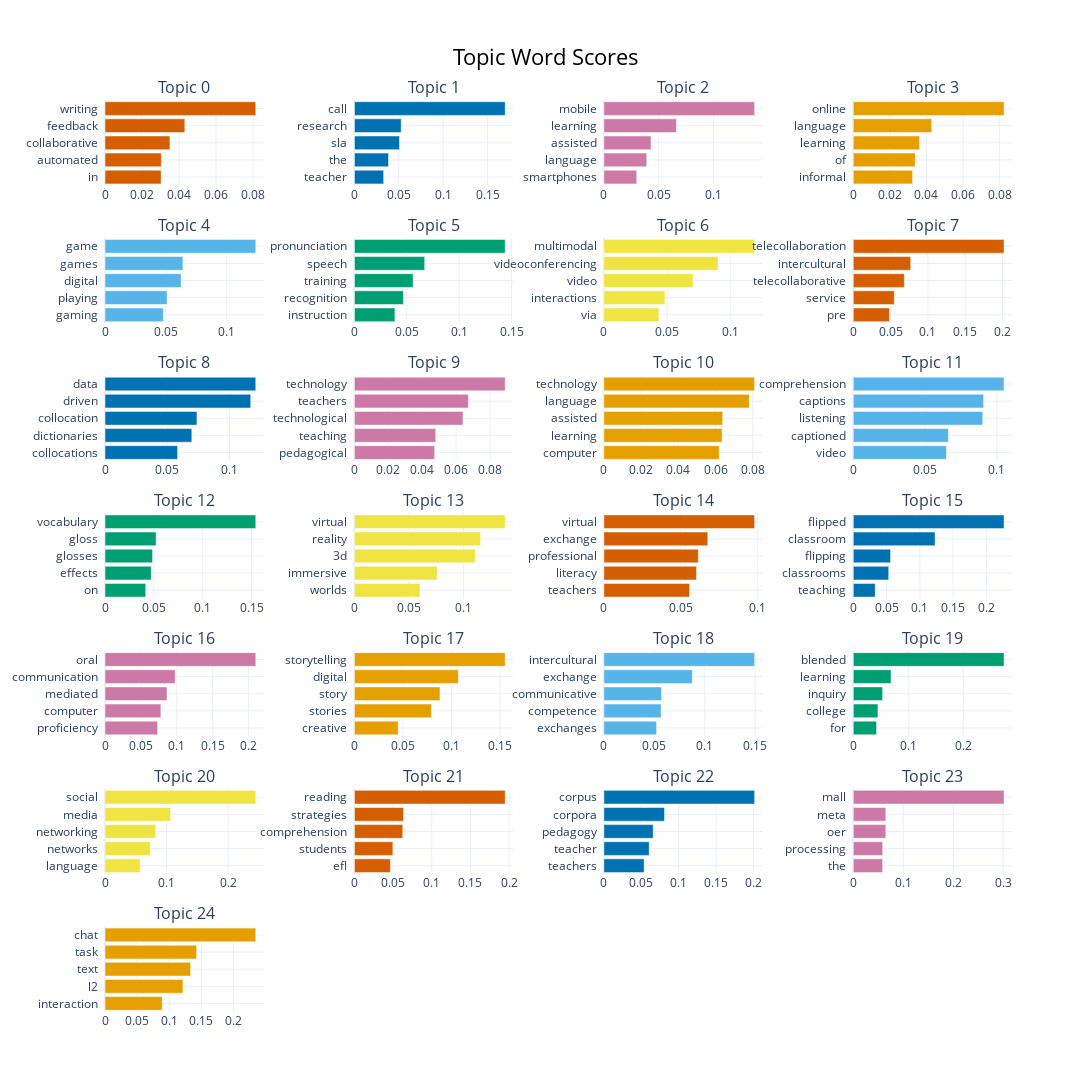

The notebook cell saved with this chart:
### Code cell
topics_to_include = list(range(0, 25))
model.visualize_barchart(topics= topics_to_include, width=300)

### Figure 1 — Plotly figure (JSON) as saved in the notebook; plotly's stock layout.template omitted (floating-point values rounded to 4 significant figures)
{"data": [{"marker": {"color": "#D55E00"}, "orientation": "h", "type": "bar", "x": [0.03033, 0.03041, 0.03508, 0.04312, 0.08146], "xaxis": "x", "y": ["in  ", "automated  ", "collaborative  ", "feedback  ", "writing  "], "yaxis": "y"}, {"marker": {"color": "#0072B2"}, "orientation": "h", "type": "bar", "x": [0.03294, 0.03837, 0.05078, 0.05271, 0.1699], "xaxis": "x2", "y": ["teacher  ", "the  ", "sla  ", "research  ", "call  "], "yaxis": "y2"}, {"marker": {"color": "#CC79A7"}, "orientation": "h", "type": "bar", "x": [0.02997, 0.03912, 0.04306, 0.06621, 0.1376], "xaxis": "x3", "y": ["smartphones  ", "language  ", "assisted  ", "learning  ", "mobile  "], "yaxis": "y3"}, {"marker": {"color": "#E69F00"}, "orientation": "h", "type": "bar", "x": [0.0324, 0.03388, 0.03624, 0.04287, 0.08239], "xaxis": "x4", "y": ["informal  ", "of  ", "learning  ", "language  ", "online  "], "yaxis": "y4"}, {"marker": {"color": "#56B4E9"}, "orientation": "h", "type": "bar", "x": [0.04791, 0.05104, 0.06253, 0.06401, 0.1239], "xaxis": "x5", "y": ["gaming  ", "playing  ", "digital  ", "games  ", "game  "], "yaxis": "y5"}, {"marker": {"color": "#009E73"}, "orientation": "h", "type": "bar", "x": [0.03866, 0.0468, 0.05605, 0.0671, 0.144], "xaxis": "x6", "y": ["instruction  ", "recognition  ", "training  ", "speech  ", "pronunciation  "], "yaxis": "y6"}, {"marker": {"color": "#F0E442"}, "orientation": "h", "type": "bar", "x": [0.04348, 0.04825, 0.07057, 0.09024, 0.1192], "xaxis": "x7", "y": ["via  ", "interactions  ", "video  ", "videoconferencing  ", "multimodal  "], "yaxis": "y7"}, {"marker": {"color": "#D55E00"}, "orientation": "h", "type": "bar", "x": [0.0485, 0.05501, 0.06845, 0.07691, 0.2021], "xaxis": "x8", "y": ["pre  ", "service  ", "telecollaborative  ", "intercultural  ", "telecollaboration  "], "yaxis": "y8"}, {"marker": {"color": "#0072B2"}, "orientation": "h", "type": "bar", "x": [0.05831, 0.06975, 0.07385, 0.117, 0.1211], "xaxis": "x9", "y": ["collocations  ", "dictionaries  ", "collocation  ", "driven  ", "data  "], "yaxis": "y9"}, {"marker": {"color": "#CC79A7"}, "orientation": "h", "type": "bar", "x": [0.04732, 0.04794, 0.06401, 0.06718, 0.08892], "xaxis": "x10", "y": ["pedagogical  ", "teaching  ", "technological  ", "teachers  ", "technology  "], "yaxis": "y10"}, {"marker": {"color": "#E69F00"}, "orientation": "h", "type": "bar", "x": [0.062, 0.06354, 0.06385, 0.07817, 0.08104], "xaxis": "x11", "y": ["computer  ", "learning  ", "assisted  ", "language  ", "technology  "], "yaxis": "y11"}, {"marker": {"color": "#56B4E9"}, "orientation": "h", "type": "bar", "x": [0.06488, 0.06625, 0.09014, 0.09074, 0.105], "xaxis": "x12", "y": ["video  ", "captioned  ", "listening  ", "captions  ", "comprehension  "], "yaxis": "y12"}, {"marker": {"color": "#009E73"}, "orientation": "h", "type": "bar", "x": [0.04166, 0.0473, 0.04864, 0.05227, 0.1543], "xaxis": "x13", "y": ["on  ", "effects  ", "glosses  ", "gloss  ", "vocabulary  "], "yaxis": "y13"}, {"marker": {"color": "#F0E442"}, "orientation": "h", "type": "bar", "x": [0.06009, 0.07571, 0.1108, 0.1156, 0.1382], "xaxis": "x14", "y": ["worlds  ", "immersive  ", "3d  ", "reality  ", "virtual  "], "yaxis": "y14"}, {"marker": {"color": "#D55E00"}, "orientation": "h", "type": "bar", "x": [0.05568, 0.06021, 0.06136, 0.06757, 0.09802], "xaxis": "x15", "y": ["teachers  ", "literacy  ", "professional  ", "exchange  ", "virtual  "], "yaxis": "y15"}, {"marker": {"color": "#0072B2"}, "orientation": "h", "type": "bar", "x": [0.03295, 0.05325, 0.05602, 0.1229, 0.2266], "xaxis": "x16", "y": ["teaching  ", "classrooms  ", "flipping  ", "classroom  ", "flipped  "], "yaxis": "y16"}, {"marker": {"color": "#CC79A7"}, "orientation": "h", "type": "bar", "x": [0.07331, 0.07784, 0.08636, 0.09776, 0.2101], "xaxis": "x17", "y": ["proficiency  ", "computer  ", "mediated  ", "communication  ", "oral  "], "yaxis": "y17"}, {"marker": {"color": "#E69F00"}, "orientation": "h", "type": "bar", "x": [0.04512, 0.07932, 0.08819, 0.1071, 0.1554], "xaxis": "x18", "y": ["creative  ", "stories  ", "story  ", "digital  ", "storytelling  "], "yaxis": "y18"}, {"marker": {"color": "#56B4E9"}, "orientation": "h", "type": "bar", "x": [0.05225, 0.05676, 0.05721, 0.08767, 0.1494], "xaxis": "x19", "y": ["exchanges  ", "competence  ", "communicative  ", "exchange  ", "intercultural  "], "yaxis": "y19"}, {"marker": {"color": "#009E73"}, "orientation": "h", "type": "bar", "x": [0.04229, 0.04482, 0.05334, 0.06865, 0.274], "xaxis": "x20", "y": ["for  ", "college  ", "inquiry  ", "learning  ", "blended  "], "yaxis": "y20"}, {"marker": {"color": "#F0E442"}, "orientation": "h", "type": "bar", "x": [0.05716, 0.07332, 0.08226, 0.1065, 0.2448], "xaxis": "x21", "y": ["language  ", "networks  ", "networking  ", "media  ", "social  "], "yaxis": "y21"}, {"marker": {"color": "#D55E00"}, "orientation": "h", "type": "bar", "x": [0.04646, 0.04968, 0.06251, 0.06348, 0.195], "xaxis": "x22", "y": ["efl  ", "students  ", "comprehension  ", "strategies  ", "reading  "], "yaxis": "y22"}, {"marker": {"color": "#0072B2"}, "orientation": "h", "type": "bar", "x": [0.05383, 0.06061, 0.06595, 0.081, 0.2014], "xaxis": "x23", "y": ["teachers  ", "teacher  ", "pedagogy  ", "corpora  ", "corpus  "], "yaxis": "y23"}, {"marker": {"color": "#CC79A7"}, "orientation": "h", "type": "bar", "x": [0.05861, 0.05884, 0.06507, 0.06508, 0.3015], "xaxis": "x24", "y": ["the  ", "processing  ", "oer  ", "meta  ", "mall  "], "yaxis": "y24"}, {"marker": {"color": "#E69F00"}, "orientation": "h", "type": "bar", "x": [0.08909, 0.1213, 0.1332, 0.1426, 0.2347], "xaxis": "x25", "y": ["interaction  ", "l2  ", "text  ", "task  ", "chat  "], "yaxis": "y25"}], "layout": {"annotations": [{"font": {"size": 16}, "showarrow": false, "text": "Topic 0", "x": 0.0875, "xanchor": "center", "xref": "paper", "y": 1, "yanchor": "bottom", "yref": "paper"}, {"font": {"size": 16}, "showarrow": false, "text": "Topic 1", "x": 0.3625, "xanchor": "center", "xref": "paper", "y": 1, "yanchor": "bottom", "yref": "paper"}, {"font": {"size": 16}, "showarrow": false, "text": "Topic 2", "x": 0.6375, "xanchor": "center", "xref": "paper", "y": 1, "yanchor": "bottom", "yref": "paper"}, {"font": {"size": 16}, "showarrow": false, "text": "Topic 3", "x": 0.9125, "xanchor": "center", "xref": "paper", "y": 1, "yanchor": "bottom", "yref": "paper"}, {"font": {"size": 16}, "showarrow": false, "text": "Topic 4", "x": 0.0875, "xanchor": "center", "xref": "paper", "y": 0.849, "yanchor": "bottom", "yref": "paper"}, {"font": {"size": 16}, "showarrow": false, "text": "Topic 5", "x": 0.3625, "xanchor": "center", "xref": "paper", "y": 0.849, "yanchor": "bottom", "yref": "paper"}, {"font": {"size": 16}, "showarrow": false, "text": "Topic 6", "x": 0.6375, "xanchor": "center", "xref": "paper", "y": 0.849, "yanchor": "bottom", "yref": "paper"}, {"font": {"size": 16}, "showarrow": false, "text": "Topic 7", "x": 0.9125, "xanchor": "center", "xref": "paper", "y": 0.849, "yanchor": "bottom", "yref": "paper"}, {"font": {"size": 16}, "showarrow": false, "text": "Topic 8", "x": 0.0875, "xanchor": "center", "xref": "paper", "y": 0.698, "yanchor": "bottom", "yref": "paper"}, {"font": {"size": 16}, "showarrow": false, "text": "Topic 9", "x": 0.3625, "xanchor": "center", "xref": "paper", "y": 0.698, "yanchor": "bottom", "yref": "paper"}, {"font": {"size": 16}, "showarrow": false, "text": "Topic 10", "x": 0.6375, "xanchor": "center", "xref": "paper", "y": 0.698, "yanchor": "bottom", "yref": "paper"}, {"font": {"size": 16}, "showarrow": false, "text": "Topic 11", "x": 0.9125, "xanchor": "center", "xref": "paper", "y": 0.698, "yanchor": "bottom", "yref": "paper"}, {"font": {"size": 16}, "showarrow": false, "text": "Topic 12", "x": 0.0875, "xanchor": "center", "xref": "paper", "y": 0.5469, "yanchor": "bottom", "yref": "paper"}, {"font": {"size": 16}, "showarrow": false, "text": "Topic 13", "x": 0.3625, "xanchor": "center", "xref": "paper", "y": 0.5469, "yanchor": "bottom", "yref": "paper"}, {"font": {"size": 16}, "showarrow": false, "text": "Topic 14", "x": 0.6375, "xanchor": "center", "xref": "paper", "y": 0.5469, "yanchor": "bottom", "yref": "paper"}, {"font": {"size": 16}, "showarrow": false, "text": "Topic 15", "x": 0.9125, "xanchor": "center", "xref": "paper", "y": 0.5469, "yanchor": "bottom", "yref": "paper"}, {"font": {"size": 16}, "showarrow": false, "text": "Topic 16", "x": 0.0875, "xanchor": "center", "xref": "paper", "y": 0.3959, "yanchor": "bottom", "yref": "paper"}, {"font": {"size": 16}, "showarrow": false, "text": "Topic 17", "x": 0.3625, "xanchor": "center", "xref": "paper", "y": 0.3959, "yanchor": "bottom", "yref": "paper"}, {"font": {"size": 16}, "showarrow": false, "text": "Topic 18", "x": 0.6375, "xanchor": "center", "xref": "paper", "y": 0.3959, "yanchor": "bottom", "yref": "paper"}, {"font": {"size": 16}, "showarrow": false, "text": "Topic 19", "x": 0.9125, "xanchor": "center", "xref": "paper", "y": 0.3959, "yanchor": "bottom", "yref": "paper"}, {"font": {"size": 16}, "showarrow": false, "text": "Topic 20", "x": 0.0875, "xanchor": "center", "xref": "paper", "y": 0.2449, "yanchor": "bottom", "yref": "paper"}, {"font": {"size": 16}, "showarrow": false, "text": "Topic 21", "x": 0.3625, "xanchor": "center", "xref": "paper", "y": 0.2449, "yanchor": "bottom", "yref": "paper"}, {"font": {"size": 16}, "showarrow": false, "text": "Topic 22", "x": 0.6375, "xanchor": "center", "xref": "paper", "y": 0.2449, "yanchor": "bottom", "yref": "paper"}, {"font": {"size": 16}, "showarrow": false, "text": "Topic 23", "x": 0.9125, "xanchor": "center", "xref": "paper", "y": 0.2449, "yanchor": "bottom", "yref": "paper"}, {"font": {"size": 16}, "showarrow": false, "text": "Topic 24", "x": 0.0875, "xanchor": "center", "xref": "paper", "y": 0.09388, "yanchor": "bottom", "yref": "paper"}], "height": 1750, "hoverlabel": {"bgcolor": "white", "font": {"family": "Rockwell", "size": 16}}, "showlegend": false, "title": {"font": {"color": "Black", "size": 22}, "text": "Topic Word Scores", "x": 0.5, "xanchor": "center", "yanchor": "top"}, "width": 1200, "xaxis": {"anchor": "y", "domain": [0, 0.175], "showgrid": true}, "xaxis10": {"anchor": "y10", "domain": [0.275, 0.45], "showgrid": true}, "xaxis11": {"anchor": "y11", "domain": [0.55, 0.725], "showgrid": true}, "xaxis12": {"anchor": "y12", "domain": [0.825, 1], "showgrid": true}, "xaxis13": {"anchor": "y13", "domain": [0, 0.175], "showgrid": true}, "xaxis14": {"anchor": "y14", "domain": [0.275, 0.45], "showgrid": true}, "xaxis15": {"anchor": "y15", "domain": [0.55, 0.725], "showgrid": true}, "xaxis16": {"anchor": "y16", "domain": [0.825, 1], "showgrid": true}, "xaxis17": {"anchor": "y17", "domain": [0, 0.175], "showgrid": true}, "xaxis18": {"anchor": "y18", "domain": [0.275, 0.45], "showgrid": true}, "xaxis19": {"anchor": "y19", "domain": [0.55, 0.725], "showgrid": true}, "xaxis2": {"anchor": "y2", "domain": [0.275, 0.45], "showgrid": true}, "xaxis20": {"anchor": "y20", "domain": [0.825, 1], "showgrid": true}, "xaxis21": {"anchor": "y21", "domain": [0, 0.175], "showgrid": true}, "xaxis22": {"anchor": "y22", "domain": [0.275, 0.45], "showgrid": true}, "xaxis23": {"anchor": "y23", "domain": [0.55, 0.725], "showgrid": true}, "xaxis24": {"anchor": "y24", "domain": [0.825, 1], "showgrid": true}, "xaxis25": {"anchor": "y25", "domain": [0, 0.175], "showgrid": true}, "xaxis26": {"anchor": "y26", "domain": [0.275, 0.45], "showgrid": true}, "xaxis27": {"anchor": "y27", "domain": [0.55, 0.725], "showgrid": true}, "xaxis28": {"anchor": "y28", "domain": [0.825, 1], "showgrid": true}, "xaxis3": {"anchor": "y3", "domain": [0.55, 0.725], "showgrid": true}, "xaxis4": {"anchor": "y4", "domain": [0.825, 1], "showgrid": true}, "xaxis5": {"anchor": "y5", "domain": [0, 0.175], "showgrid": true}, "xaxis6": {"anchor": "y6", "domain": [0.275, 0.45], "showgrid": true}, "xaxis7": {"anchor": "y7", "domain": [0.55, 0.725], "showgrid": true}, "xaxis8": {"anchor": "y8", "domain": [0.825, 1], "showgrid": true}, "xaxis9": {"anchor": "y9", "domain": [0, 0.175], "showgrid": true}, "yaxis": {"anchor": "x", "domain": [0.9061, 1], "showgrid": true}, "yaxis10": {"anchor": "x10", "domain": [0.6041, 0.698], "showgrid": true}, "yaxis11": {"anchor": "x11", "domain": [0.6041, 0.698], "showgrid": true}, "yaxis12": {"anchor": "x12", "domain": [0.6041, 0.698], "showgrid": true}, "yaxis13": {"anchor": "x13", "domain": [0.4531, 0.5469], "showgrid": true}, "yaxis14": {"anchor": "x14", "domain": [0.4531, 0.5469], "showgrid": true}, "yaxis15": {"anchor": "x15", "domain": [0.4531, 0.5469], "showgrid": true}, "yaxis16": {"anchor": "x16", "domain": [0.4531, 0.5469], "showgrid": true}, "yaxis17": {"anchor": "x17", "domain": [0.302, 0.3959], "showgrid": true}, "yaxis18": {"anchor": "x18", "domain": [0.302, 0.3959], "showgrid": true}, "yaxis19": {"anchor": "x19", "domain": [0.302, 0.3959], "showgrid": true}, "yaxis2": {"anchor": "x2", "domain": [0.9061, 1], "showgrid": true}, "yaxis20": {"anchor": "x20", "domain": [0.302, 0.3959], "showgrid": true}, "yaxis21": {"anchor": "x21", "domain": [0.151, 0.2449], "showgrid": true}, "yaxis22": {"anchor": "x22", "domain": [0.151, 0.2449], "showgrid": true}, "yaxis23": {"anchor": "x23", "domain": [0.151, 0.2449], "showgrid": true}, "yaxis24": {"anchor": "x24", "domain": [0.151, 0.2449], "showgrid": true}, "yaxis25": {"anchor": "x25", "domain": [0, 0.09388], "showgrid": true}, "yaxis26": {"anchor": "x26", "domain": [0, 0.09388], "showgrid": true}, "yaxis27": {"anchor": "x27", "domain": [0, 0.09388], "showgrid": true}, "yaxis28": {"anchor": "x28", "domain": [0, 0.09388], "showgrid": true}, "yaxis3": {"anchor": "x3", "domain": [0.9061, 1], "showgrid": true}, "yaxis4": {"anchor": "x4", "domain": [0.9061, 1], "showgrid": true}, "yaxis5": {"anchor": "x5", "domain": [0.7551, 0.849], "showgrid": true}, "yaxis6": {"anchor": "x6", "domain": [0.7551, 0.849], "showgrid": true}, "yaxis7": {"anchor": "x7", "domain": [0.7551, 0.849], "showgrid": true}, "yaxis8": {"anchor": "x8", "domain": [0.7551, 0.849], "showgrid": true}, "yaxis9": {"anchor": "x9", "domain": [0.6041, 0.698], "showgrid": true}}}
